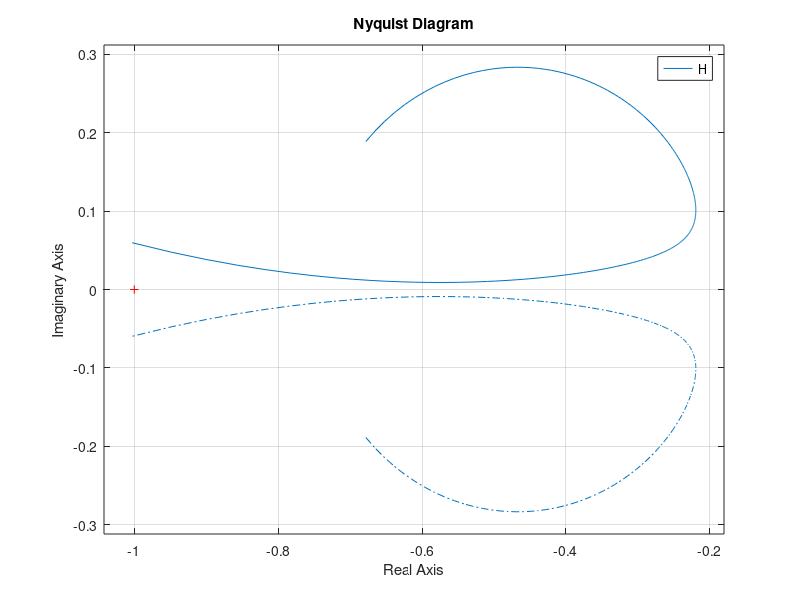

The MATLAB source for this figure:
%=============================================================================
% Copyright (c) 2023-present Allan CORNET (Nelson)
%=============================================================================
% This file is part of Nelson.
%=============================================================================
% LICENCE_BLOCK_BEGIN
% SPDX-License-Identifier: LGPL-3.0-or-later
% LICENCE_BLOCK_END
%=============================================================================
% <--WEIGHT 4-->
% <--ADV-CLI MODE-->
%=============================================================================
figure();
H = tf([-0.1, -2.4, -181, -1950], [1, 3.3, 990, 2600]);
w = 1:0.1:30;
nyquist(H, w)
%=============================================================================
